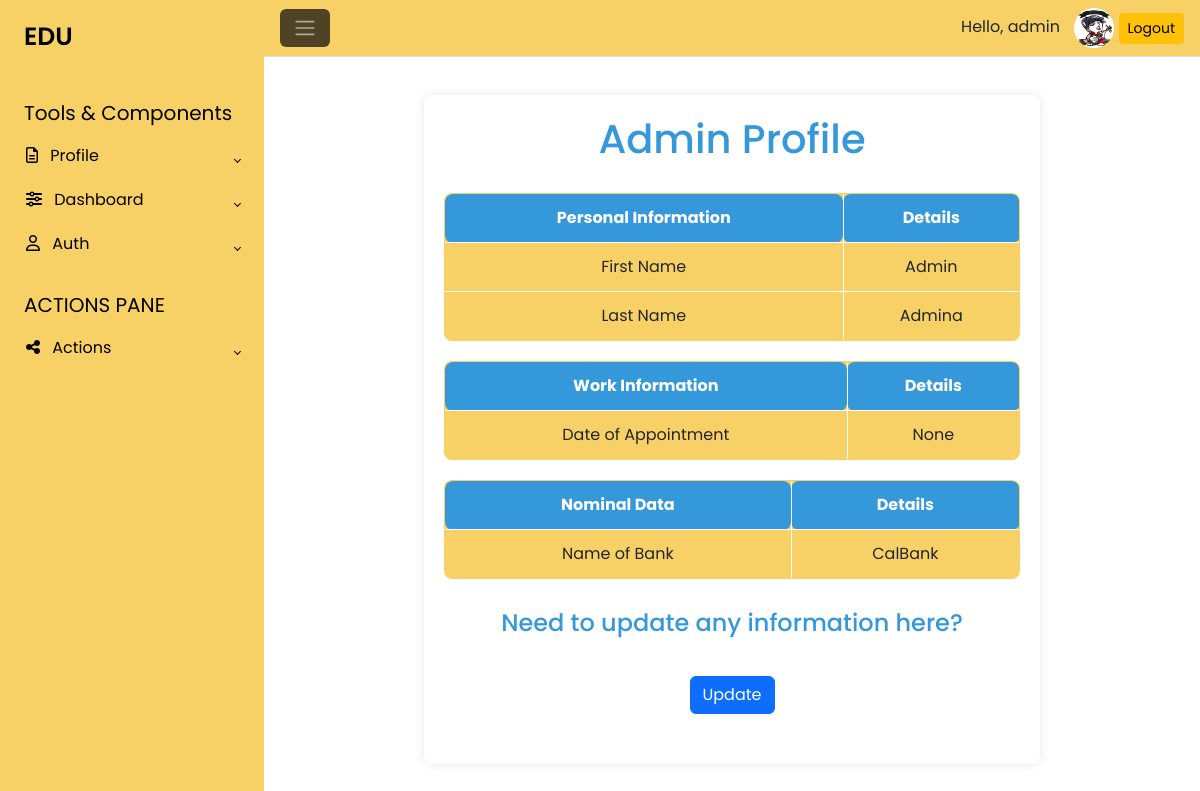
The page /admin_view_profile/ (signed in) on the database its author committed.
### EduApp/models.py (models this page shows, shortened)
class Personal(models.Model):
    MALE = 'Male'
    FEMALE = 'Female'
    GENDER_CHOICES = [
        (MALE, 'Male'),
        (FEMALE, 'Female'),
    ]
    first_name = models.CharField(max_length=50)
    last_name = models.CharField(max_length=50)
    other_name = models.CharField(max_length=50, blank=True)
    emergency_contact_name = models.CharField(max_length=50, blank=True)
    date_of_birth = models.DateField(null=True)
    ghana_card_number = models.CharField(max_length=15, null=True, blank=True)
    gender = models.CharField(max_length=10, choices=GENDER_CHOICES)
    phone_number = models.CharField(max_length=10, null=True, blank=True)
    email = models.EmailField(max_length=254, null=True, blank=True)
    date_created = models.DateTimeField(auto_now_add=True)
    profile_pic = models.ImageField( default='default.jpeg', null=True, blank=True)
    user = models.OneToOneField(User, on_delete=models.CASCADE, null=True, blank=True)

class Work(models.Model):
    TEACHING_STAFF = 'Teaching staff'
    NON_TEACHING_STAFF = 'Non teaching staff'
    STAFF_CATEGORY_CHOICES = [
        (TEACHING_STAFF, 'Teaching staff'),
        (NON_TEACHING_STAFF, 'Non teaching staff'),
    ]
    DIRECTOR = 'Director'
    HUMAN_RESOURCE_MANAGEMENT_DEVELOPMENT= 'Human Resource and Development'
    PLANNING_STATISTICS = 'Plannning and Statistics'
    FINANACE_ADMINISTRATION = 'Finance and Administration'
    TEACHING_LEARNING = 'Teaching and Learning'
    DEPARTMENT_CHOICES =[
        (DIRECTOR, 'Director' ),
        (HUMAN_RESOURCE_MANAGEMENT_DEVELOPMENT, 'Human Resource and Development' ),
        (PLANNING_STATISTICS, 'Plannning and Statistics'),
        (FINANACE_ADMINISTRATION, 'Finance and Administration' ),
        (TEACHING_LEARNING, 'Teaching and Learning')
    ]
    date_of_appointment = models.DateField(null=True, blank=True, help_text="Enter your date of current appointment")
    date_at_current_station = models.DateField(null=True, blank=True, help_text="Enter your date of current station")
    ssnit = models.CharField(max_length=10, null=True, blank=True)
    ntc_license_number = models.CharField(max_length=10, null=True, blank=True)
    rank = models.CharField(max_length=10, null=True, blank=True)
    date_promoted_to_rank =  models.CharField(max_length=10, null=True, blank=True)
    staff_category = models.CharField(max_length=20, choices=STAFF_CATEGORY_CHOICES)
    academics= models.CharField(max_length=10, null=True, blank=True)
    professional = models.CharField(max_length=10, null=True, blank=True)
    schedule = models.CharField(max_length=10, null=True, blank=True)
    deaprtment_category = models.CharField(max_length=50, choices=DEPARTMENT_CHOICES)
    personal = models.ForeignKey(Personal, on_delete=models. CASCADE)

class Nominal(models.Model):
    name_of_bank = models.CharField(max_length=50, null=True, blank=True)
    bank_branch = models.CharField(max_length=50, null=True, blank=True)
    auth_number = models.CharField(max_length=50, null=True, blank=True)
    salary_grade_type = models.CharField(max_length=50, null=True, blank=True)
    salary_grade_level = models.CharField(max_length=50, null=True, blank=True)
    grade_step = models.CharField(max_length=50, null=True, blank=True)
    personal = models.ForeignKey(Personal, on_delete=models.CASCADE)

### EduApp/decorators.py (the view)
    class WrappedView(AdminOnlyMixin, view_class):
        pass

### EduApp/views.py (called while the page is built)
    def get(self, request, *args, **kwargs):
        if self.request.user.is_authenticated:
            try:
                personal_instance = Personal.objects.get(user=self.request.user)
                return super().get(request, *args, **kwargs)
            except Personal.DoesNotExist:
                return render(request, 'profilenotcreated(admin).html')
        else:
            return render(request, 'profilenotcreated(admin).html')

    def get_object(self, queryset=None):
        if self.request.user.is_authenticated:
            try:
                personal_instance = Personal.objects.get(user=self.request.user)
                return personal_instance
            except Personal.DoesNotExist:
                return None
        else:
            return None

    def get_context_data(self, **kwargs):
        context = super().get_context_data(**kwargs)
        if self.object:
            context['work_info'] = Work.objects.filter(personal=self.object).first()
            context['nominal_data'] = Nominal.objects.filter(personal=self.object).first()
        return context

### templates/admin/admin.html (shortened to what this page needs)
{% extends 'navs/admin_nav.html' %}
{% load crispy_forms_tags %}
{% block content %}
    <div style=" background-color: #f8d166; width: 70%; margin: auto; padding: 20px; background-color: #fff; box-shadow: 0 0 10px rgba(0, 0, 0, 0.1); margin-top: 30px; border-radius: 8px;">
        <h1 style="text-align: center; color: #3498db; margin-bottom: 30px;">Admin Profile</h1>
        <table style="width: 100%; border-collapse: collapse; margin-bottom: 20px; background-color: #f8d166; border-radius: 8px; overflow: hidden;">
            <thead>
                <tr>
                    <th style="border: 1px solid #ffffff; padding: 12px; background-color: #3498db; color: #ffffff; border-radius: 8px;">Personal Information</th>
                    <th style="border: 1px solid #ffffff; padding: 12px; background-color: #3498db; color: #ffffff; border-radius: 8px;">Details</th>
                </tr>
            </thead>
            <tbody>
                <tr>
                    <td style="border: 1px solid #ffffff; padding: 12px;">First Name</td>
                    <td style="border: 1px solid #ffffff; padding: 12px;">{{ admin_profile.first_name }}</td>
                </tr>
                <tr>
                    <td style="border: 1px solid #ffffff; padding: 12px;">Last Name</td>
                    <td style="border: 1px solid #ffffff; padding: 12px;">{{ admin_profile.last_name }}</td>
                </tr>
            </tbody>
        </table>
        <table style="width: 100%; border-collapse: collapse; margin-bottom: 20px; background-color: #f8d166; border-radius: 8px; overflow: hidden;">
            <thead>
                <tr>
                    <th style="border: 1px solid #ffffff; padding: 12px; background-color: #3498db; color: #ffffff; border-radius: 8px;">Work Information</th>
                    <th style="border: 1px solid #ffffff; padding: 12px; background-color: #3498db; color: #ffffff; border-radius: 8px;">Details</th>
                </tr>
            </thead>
            <tbody>
                <tr>
                    <td style="border: 1px solid #ffffff; padding: 12px;">Date of Appointment</td>
                    <td style="border: 1px solid #ffffff; padding: 12px;">{{ work_info.date_of_appointment }}</td>
                </tr>
            </tbody>
        </table>
        <table style="width: 100%; border-collapse: collapse; margin-bottom: 20px; background-color: #f8d166; border-radius: 8px; overflow: hidden;">
            <thead>
                <tr>
                    <th style="border: 1px solid #ffffff; padding: 12px; background-color: #3498db; color: #ffffff; border-radius: 8px;">Nominal Data</th>
                    <th style="border: 1px solid #ffffff; padding: 12px; background-color: #3498db; color: #ffffff; border-radius: 8px;">Details</th>
                </tr>
            </thead>
            <tbody>
                <tr>
                    <td style="border: 1px solid #ffffff; padding: 12px;">Name of Bank</td>
                    <td style="border: 1px solid #ffffff; padding: 12px;">{{ nominal_data.name_of_bank }}</td>
                </tr>
            </tbody>
        </table>
        <div style="text-align: center; margin-top: 20px;">
            <h4 style="color: #3498db; margin-top: 30px;">Need to update any information here?</h4>
            <a href="{% url 'update_profile' %}" class="btn btn-primary" style="margin-bottom: 30px; margin-top: 30px;">Update</a>
        </div>
    </div>
{% endblock content %}

### templates/navs/admin_nav.html (shortened to what this page needs)
{% load crispy_forms_tags %}
{% load custom_tags %}
{% load static %}
<!DOCTYPE html>
<html lang="en">
<head>
    <link rel="stylesheet" href="{% static 'css/status.css' %}">
    <link rel="stylesheet" href="https://cdn.jsdelivr.net/npm/bootstrap@5.3.2/dist/css/bootstrap.min.css">
</head>
<body>
    <div class="wrapper">
    {% if user.is_authenticated %}
        <aside id="sidebar" style="background-color: #f8d166;">
            <div class="h-100">
                <div class="sidebar-logo">
                    <a href="{% url 'home' %}">EDU</a>
                </div>
                <ul class="sidebar-nav">
                    <li class="sidebar-header">
                        Tools & Components
                    </li>
                    <li class="sidebar-item">
                            <a href="#" class="sidebar-link collapsed" data-bs-toggle="collapse" data-bs-target="#auth"
                                aria-expanded="false" aria-controls="auth">
                                <i class="fa-regular fa-file-lines pe-2"></i>
                                Profile
                            </a>
                    </li>
                    <li class="sidebar-item">
                        <a href="#" class="sidebar-link collapsed" data-bs-toggle="collapse" data-bs-target="#dashboard"
                            aria-expanded="false" aria-controls="dashboard">
                            <i class="fa-solid fa-sliders pe-2"></i>
                            Dashboard
                        </a>
                    </li>
                    <li class="sidebar-item">
                        <a href="#" class="sidebar-link collapsed" data-bs-toggle="collapse" data-bs-target="#auth"
                            aria-expanded="false" aria-controls="auth">
                            <i class="fa-regular fa-user pe-2"></i>
                            Auth
                        </a>
                    </li>
                    <li class="sidebar-header">
                        ACTIONS PANE
                    </li>
                    <li class="sidebar-item">
                        <a href="#" class="sidebar-link collapsed" data-bs-toggle="collapse" data-bs-target="#multi"
                            aria-expanded="false" aria-controls="multi">
                            <i class="fa-solid fa-share-nodes pe-2"></i>
                            Actions
                        </a>
                    </li>
                </ul>
            </div>
        </aside>
    {% endif %}
        <div class="main">
            <nav class="navbar navbar-expand px-3 border-bottom" style="background-color: #f8d166;">
                {% if user.is_authenticated %}
                    <button class="btn" type="button" data-bs-theme="dark" style="background-color:rgba(12, 12, 12, 0.717);">
                        <span class="navbar-toggler-icon"></span>
                    </button>
                {% endif %}
                <div class="ms-auto">
                    {% if request.user.is_authenticated %}
                        <span style="margin-right: 10px;">Hello, {{ request.user.username }} </span>
                    {% if request.user.personal.profile_pic %}
                    <a href="{% url 'account_settings' %}">
                        <img style="  width: 40px;
                        height: 40px;
                        margin: 0 auto;
                        border-radius: 50%;
                        object-fit: cover;" class="profile-pic" src="{{ request.user.personal.profile_pic.url }}" alt="Profile Picture">
                    </a>
                    {% endif %}
                        <span><a href="{% url 'logout' %}" class="btn btn-sm btn-warning">Logout</a></span>
                    {% else %}
                        <span><a href="{% url 'login' %}" class="btn btn-sm btn-primary">Login</a></span>
                    {% endif %}
                </div>
            </nav>
            <main class="content px-3 py-2">
                <div class="container-fluid">
                    <div class="mb-3">
                        {% block content %}
                        {% endblock content %}
                    </div>
                </div>
            </main>
        </div>
    </div>
</body>
</html>

### static/css/status.css (style rules this page uses)
body { font-family: Arial, sans-serif; margin: 20px; }
table { width: 100%; border-collapse: collapse; margin-bottom: 20px; }
table, th, td { border: 1px solid #ddd; text-align: center; }
th, td { padding: 12px; text-align: center; }
th { background-color: #f2f2f2; }

### templates/navs/admin_nav.html (style rules this page uses)
body { font-family: 'Poppins', sans-serif; margin: 0; }
a { cursor: pointer; text-decoration: none; font-family: 'Poppins', sans-serif; }
li { list-style: none; }
.wrapper { align-items: stretch; display: flex; width: 100%; }
#sidebar { max-width: 264px; min-width: 264px; transition: all 0.35s ease-in-out; z-index: 1111; }
.main { display: flex; flex-direction: column; min-height: 100vh; width: 100%; overflow: hidden; transition: all 0.35s ease-in-out; }
.sidebar-logo { padding: 1.15rem 1.5rem; color: black; }
.sidebar-logo a { color: black; font-size: 25px; font-weight: 600; }
.sidebar-nav { padding: 0; }
.sidebar-header { color: rgb(0, 0, 0); font-size: 20px; padding: 1.5rem 1.5rem .375rem; }
a.sidebar-link { padding: .625rem 1.625rem; color: black; position: relative; display: block; font-size: 1rem; }
.sidebar-link[data-bs-toggle="collapse"]::after { border: solid; border-width: 0 .075rem .075rem 0; content: ""; display: inline-block; padding: 2px; position: absolute; right: 1.5rem; top: 1.4rem; transform: rotate(-135deg); transition: all .2s ease-out; }
.sidebar-link[data-bs-toggle="collapse"].collapsed::after { transform: rotate(45deg); transition: all .2s ease-out; }
.content { flex: 1; max-width: 100vw; width: 100vw; }
@media (min-width:768px) { .content { width: auto; } }

### rows shown on the page
Personal: first_name "Admin", last_name "Admina"
Work: date_of_appointment "None"
Nominal: name_of_bank "CalBank"

### other values the page prints
{{ request.user.username }} "admin"
